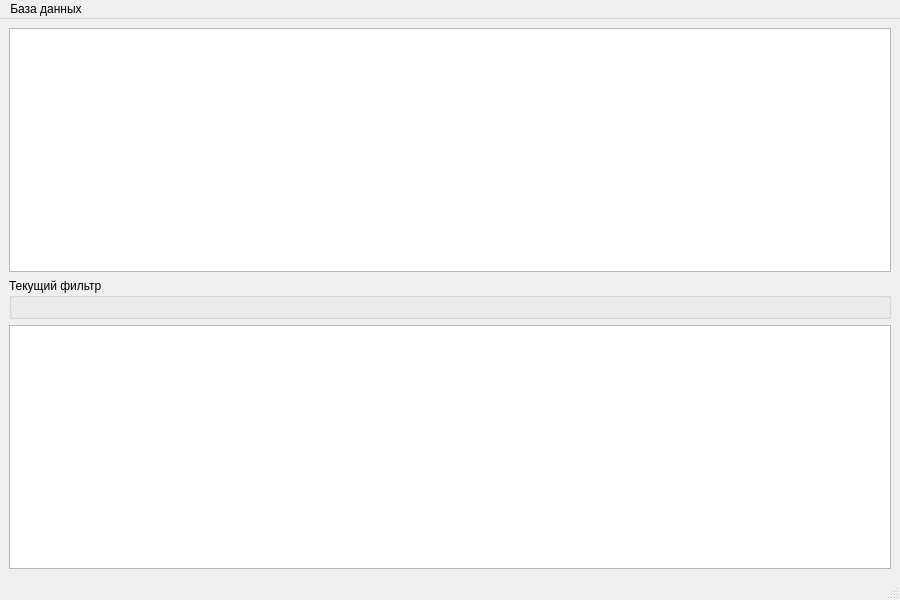
<?xml version="1.0" encoding="UTF-8"?>
<ui version="4.0">
 <class>MainWindow</class>
 <widget class="QMainWindow" name="MainWindow">
  <property name="geometry">
   <rect>
    <x>0</x>
    <y>0</y>
    <width>900</width>
    <height>600</height>
   </rect>
  </property>
  <property name="windowTitle">
   <string>MainWindow</string>
  </property>
  <widget class="QWidget" name="centralwidget">
   <layout class="QVBoxLayout" name="verticalLayout_2">
    <item>
     <layout class="QVBoxLayout" name="ltMainLayout">
      <item>
       <widget class="QTableView" name="tvProducts">
        <property name="selectionMode">
         <enum>QAbstractItemView::SingleSelection</enum>
        </property>
        <property name="selectionBehavior">
         <enum>QAbstractItemView::SelectRows</enum>
        </property>
        <attribute name="horizontalHeaderCascadingSectionResizes">
         <bool>false</bool>
        </attribute>
        <attribute name="verticalHeaderCascadingSectionResizes">
         <bool>false</bool>
        </attribute>
        <attribute name="verticalHeaderDefaultSectionSize">
         <number>20</number>
        </attribute>
        <attribute name="verticalHeaderStretchLastSection">
         <bool>false</bool>
        </attribute>
       </widget>
      </item>
      <item>
       <widget class="QGroupBox" name="gbCurrentFilter">
        <property name="enabled">
         <bool>true</bool>
        </property>
        <property name="title">
         <string>Текущий фильтр</string>
        </property>
        <layout class="QHBoxLayout" name="horizontalLayout"/>
       </widget>
      </item>
      <item>
       <widget class="QTableView" name="tvTodaySales"/>
      </item>
     </layout>
    </item>
   </layout>
  </widget>
  <widget class="QMenuBar" name="mbMainMenu">
   <property name="geometry">
    <rect>
     <x>0</x>
     <y>0</y>
     <width>900</width>
     <height>19</height>
    </rect>
   </property>
   <widget class="QMenu" name="mnDatabase">
    <property name="title">
     <string>База данных</string>
    </property>
    <addaction name="actSales"/>
    <addaction name="actClients"/>
   </widget>
   <addaction name="mnDatabase"/>
  </widget>
  <widget class="QStatusBar" name="sbMainStatusBar"/>
  <action name="actSales">
   <property name="text">
    <string>Продажи</string>
   </property>
  </action>
  <action name="actClients">
   <property name="text">
    <string>Клиенты</string>
   </property>
  </action>
 </widget>
 <resources/>
 <connections/>
</ui>
